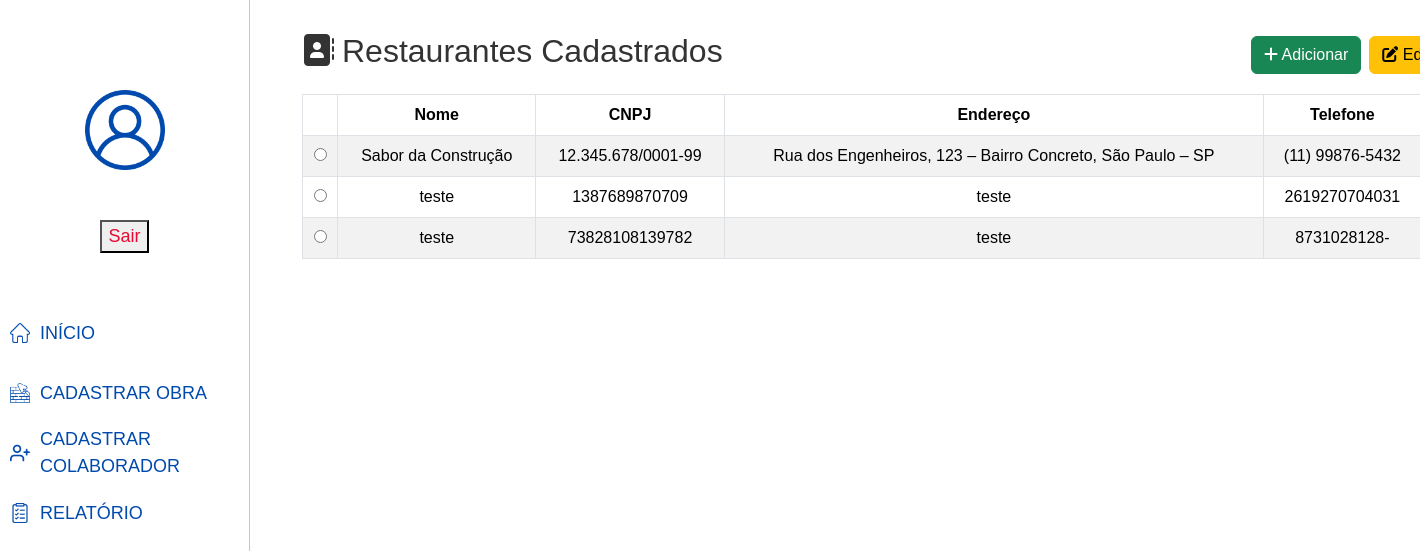
/listar-restaurantes/ (signed in), run on an earlier commit of the app's database.
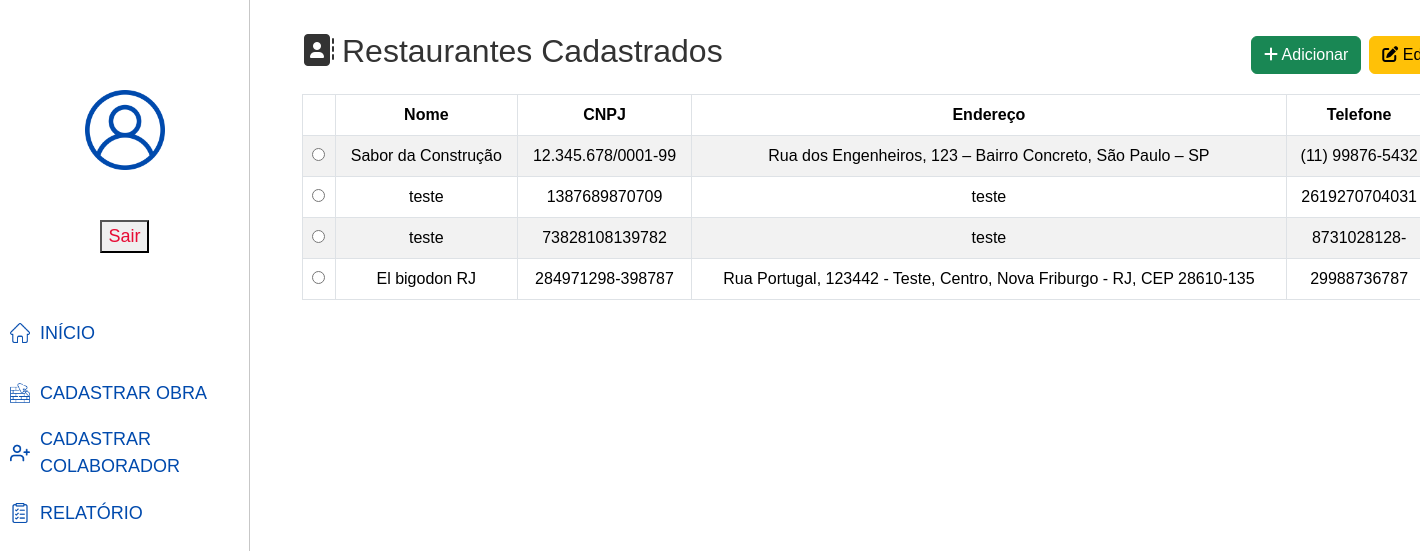
And on a later commit of the database.
### Sistema/models.py (models this page shows)
class Restaurante(models.Model):
    nome = models.CharField(
        max_length=100,
        verbose_name="Nome do Restaurante"
    )
    cnpj = models.CharField(
        max_length=18,
        unique=True,
        verbose_name="CNPJ"
    )
    endereco = models.TextField(
        verbose_name="Endereço Completo"
    )
    telefone = models.CharField(
        max_length=15,
        verbose_name="Telefone"
    )
    responsavel = models.CharField(
        max_length=100,
        verbose_name="Responsável"
    )

### Sistema/views.py (the view)
# urls.py: path('listar-restaurantes/', views.listar_restaurantes, name='listar-restaurantes'),
@login_required
def listar_restaurantes(request, ):
    restaurante = Restaurante.objects.all()
    context = {'restaurante': restaurante}
    return render (request, 'lista-restaurantes.html', context)

### Sistema/templates/lista-restaurantes.html (shortened to what this page needs)
{% load static %}
<!DOCTYPE html>
<html lang="pt-BR">
<head>
  <link href="https://cdn.jsdelivr.net/npm/bootstrap@5.3.3/dist/css/bootstrap.min.css" rel="stylesheet">
  <link href="https://cdnjs.cloudflare.com/ajax/libs/font-awesome/6.5.0/css/all.min.css" rel="stylesheet">
</head>
<body>
<div class="sidebar">
  <img src="{% static 'imagens/blue_version/user.png' %}" alt="user" height="80px" width="80px"
       style="display: block; margin:auto; margin-bottom: 50px; margin-top: 90px;">
  <form method="POST" action="{% url 'logout' %}">
    <button type="submit" class="sair">Sair</button>
  </form>
  <a href="{% url 'home' %}">
    <img src="{% static 'imagens/blue_version/home.png' %}" alt="home" height="20px" width="20px" style="margin: 0 10px;">
    INÍCIO
  </a>
  <a href="{% url 'cadastroRestaurante' %}">
    <img src="{% static 'imagens/blue_version/brickwall.png' %}" alt="cadastro obra" height="20px" width="20px" style="margin: 0 10px;">
    CADASTRAR OBRA
  </a>
  <a href="{% url 'cadastro' %}">
    <img src="{% static 'imagens/blue_version/plus.png' %}" alt="cadastro colaborador" height="20px" width="20px" style="margin: 0 10px;">
    CADASTRAR COLABORADOR
  </a>
  <a href="{% url 'relatorio' %}">
    <img src="{% static 'imagens/blue_version/to-do-list.png' %}" alt="relatorio" height="20px" width="20px" style="margin: 0 10px;">
    RELATÓRIO
  </a>
</div>
<div class="container container-main">
    <form id="actionForm" method="POST">
      <div class="d-flex justify-content-between align-items-center mb-3">
        <h2><i class="fas fa-address-book me-2"></i>Restaurantes Cadastrados</h2>
        <div class="d-flex gap-2">
          <a href="{% url 'cadastroRestaurante' %}" class="btn btn-success">
            <i class="fas fa-plus"></i> Adicionar
          </a>
          <button type="submit" formaction="#" class="btn btn-warning" onclick="submitForm('editar')">
            <i class="fas fa-edit"></i> Editar
          </button>
        </div>
      </div>
      <div class="table-responsive">
        <table class="table table-striped table-bordered text-center align-middle">
          <thead>
            <tr>
              <th></th>
              <th>Nome</th>
              <th>CNPJ</th>
              <th>Endereço</th>
              <th>Telefone</th>
            </tr>
          </thead>
          <tbody>
            {% for restaurante in restaurante %}
              <tr>
                <td><input type="radio" name="restaurante_id" value="{{ restaurante.id }}"></td>
                <td>{{ restaurante.nome }}</td>
                <td>{{ restaurante.cnpj }}</td>
                <td>{{ restaurante.endereco }}</td>
                <td>{{ restaurante.telefone }}</td>
              </tr>
            {% empty %}
              <tr>
                <td colspan="6" class="text-center text-danger">Nenhum restaurante cadastrado.</td>
              </tr>
            {% endfor %}
          </tbody>
        </table>
      </div>
    </form>
</div>
</body>
</html>

What changed in the data, as far as the page shows it:
added Restaurante: nome "El bigodon RJ", cnpj "284971298-398787", endereco "Rua Portugal, 123442 - Teste, Centro, Nova Friburgo - RJ, CEP 28610-135", telefone "29988736787"
